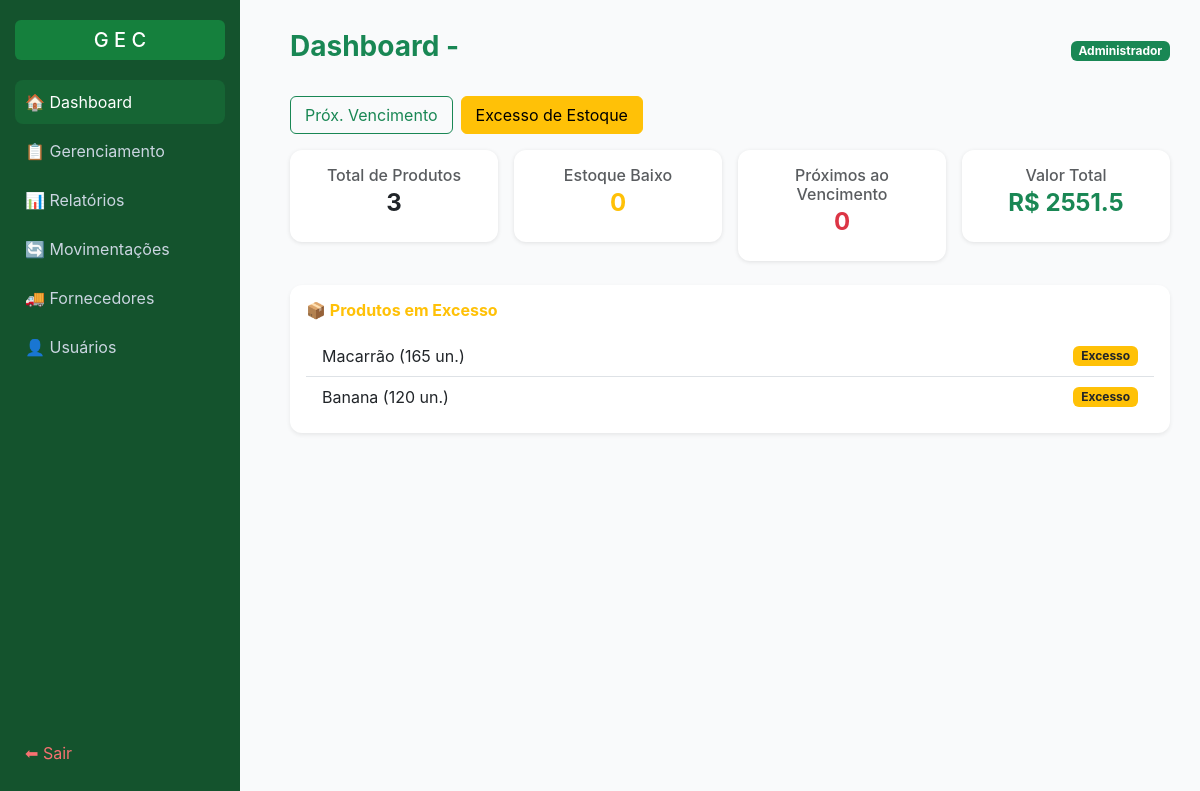
The page /home?view=excesso (signed in) on the database its author committed.
### tables this page shows
CREATE TABLE "estoque" (
    "id" INTEGER PRIMARY KEY AUTOINCREMENT,
    "produto_id" INTEGER NOT NULL,
    "quantidade" INTEGER DEFAULT 0,
	"atualizado_em" TIMESTAMP DEFAULT CURRENT_TIMESTAMP,
    FOREIGN KEY(produto_id) REFERENCES produtos(id)
);

CREATE TABLE "produtos" (
	"id"	INTEGER,
	"nome"	TEXT NOT NULL,
	"descricao"	TEXT,
	"codigo"	NUMERIC UNIQUE,
	"categoria"	TEXT,
	"preco"	REAL NOT NULL,
	"fornecedor_id"	INTEGER,
	"data_validade"	TEXT NOT NULL,
	"status_validade"	TEXT DEFAULT 'válido',
	"ativo"	INTEGER DEFAULT 1,
	PRIMARY KEY("id" AUTOINCREMENT),
	FOREIGN KEY("fornecedor_id") REFERENCES "fornecedores"("id")
);

### app.py (the view)
@app.route("/home", methods=["GET"])
@login_required
def home():
    atualizar_produtos()
    conn = conectar()
    cur = conn.cursor()
    total_produtos = cur.execute("""
        SELECT COUNT(*) FROM produtos WHERE ativo = 1
    """).fetchone()[0] or 0
    estoque_baixo = cur.execute("""
        SELECT p.nome, e.quantidade
        FROM estoque e
        LEFT JOIN produtos p ON e.produto_id = p.id
        WHERE e.quantidade <= 5 AND p.ativo = 1
        ORDER BY e.quantidade ASC
    """).fetchall()
    mais_vendidos = cur.execute("""
        SELECT p.nome, SUM(m.quantidade) AS total_vendido
        FROM movimentacoes m
        JOIN produtos p ON m.produto_id = p.id
        WHERE m.tipo = 'saida'
        GROUP BY p.id
        ORDER BY total_vendido DESC
        LIMIT 5
    """).fetchall()
    quase_vencidos = cur.execute("""
        SELECT COUNT(*)
        FROM produtos
        WHERE status_validade = 'próximo do vencimento' and ativo=1;
    """).fetchone()[0]
    valor_total = cur.execute("""
        SELECT SUM(p.preco * e.quantidade)
        FROM produtos p
        JOIN estoque e ON p.id = e.produto_id
        WHERE p.ativo = 1
    """).fetchone()[0] or 0
    modo = request.args.get("view", "venc")
    proximosVencimento = None
    excessos = None
    if modo == "venc":
        proximosVencimento = cur.execute("""
            SELECT nome, data_validade, (
                SELECT quantidade FROM estoque WHERE produto_id = produtos.id
            ) AS quantidade
            FROM produtos
            WHERE ativo = 1 AND status_validade = 'próximo do vencimento'
            ORDER BY data_validade ASC
            LIMIT 5
        """).fetchall()
    elif modo == "excesso":
        excessos = cur.execute("""
            SELECT p.id, p.nome, p.codigo, p.categoria, e.quantidade
            FROM estoque e
            LEFT JOIN produtos p ON e.produto_id = p.id
            WHERE e.quantidade >= 100 AND p.ativo = 1
            ORDER BY e.quantidade DESC
        """).fetchall()
    conn.close()
    return render_template(
        "inicio/home.html",
        total_produtos=total_produtos,
        estoque_baixo=estoque_baixo,
        proximosVencimento=proximosVencimento,
        excessos=excessos,
        modo=modo,
        quase_vencidos=quase_vencidos,
        valor_total=float(valor_total),
        mais_vendidos=mais_vendidos
    )

### app.py (called while the page is built)
def login_required(f):
    @wraps(f)
    def wrapper(*args, **kwargs):
        if not session.get("usuario"):
            flash("Faça login primeiro!")
            return redirect(url_for("login"))
        return f(*args, **kwargs)
    return wrapper

def atualizar_produtos():
    conn = conectar()
    cur = conn.cursor()
    from datetime import datetime, timedelta
    hoje = datetime.now().date()
    limite_alerta = hoje + timedelta(days=7)
    cur.execute("""
        UPDATE produtos
        SET status_validade = 'vencido'
        WHERE date(data_validade) < date(?) AND ativo=1
    """, (hoje,))
    cur.execute("""
        UPDATE produtos
        SET status_validade = 'próximo do vencimento'
        WHERE date(data_validade) BETWEEN date(?) AND date(?) AND ativo=1
    """, (hoje, limite_alerta))
    cur.execute("""
        UPDATE produtos
        SET status_validade = 'válido'
        WHERE date(data_validade) > date(?) AND ativo=1
    """, (limite_alerta,))
    conn.commit()
    conn.close()

### data/db.py (called while the page is built)
def conectar():
    return sqlite3.connect("data/estoque.db")

### templates/inicio/home.html (shortened to what this page needs)
<!DOCTYPE html>
<html lang="pt-BR">
<head>
  <link href="https://cdn.jsdelivr.net/npm/bootstrap@5.3.0/dist/css/bootstrap.min.css" rel="stylesheet">
</head>
<body>
 <div class="sidebar">
    <div>
      <h5>G E C</h5>
      <a href="{{ url_for('home') }}" class="active">🏠 Dashboard</a>
      <a href="{{ url_for('gerenciamento') }}">📋 Gerenciamento</a>
      <a href="{{ url_for('relatorios') }}">📊 Relatórios</a>
      <a href="{{ url_for('movimentacao') }}">🔄 Movimentações</a>
      {% if session.perfil == "admin" %}
      <a href="{{ url_for('listar_forn') }}">🚚 Fornecedores</a>
      <a href="{{ url_for('listar_usuarios') }}">👤 Usuários</a>
      {% endif %}
    </div>
    <div>
      <a href="{{ url_for('login') }}" class="logout" style="color: #f87171;">⬅ Sair</a>
    </div>
  </div>
  <div class="content">
    <div class="d-flex justify-content-between align-items-center mb-4">
      <h3 class="fw-bold text-success">Dashboard - {{ session.empresa }}</h3>
      {% if session.perfil == "admin" %}
        <span class="badge bg-success">Administrador</span>
      {% else %}
        <span class="badge bg-primary">Operador</span>
      {% endif %}
    </div>
    <div class="mb-3 d-flex gap-2">
      <a href="/home?view=venc" class="btn view-btn {% if modo == 'venc' %}btn-success{% else %}btn-outline-success{% endif %}">
        Próx. Vencimento
      </a>
      <a href="/home?view=excesso" class="btn view-btn {% if modo == 'excesso' %}btn-warning{% else %}btn-outline-warning{% endif %}">
        Excesso de Estoque
      </a>
    </div>
    <div class="row g-3 mb-4" id="cards">
      <div class="col-md-3">
        <div class="card p-3">
          <h6 class="text-muted mb-1">Total de Produtos</h6>
          <h4 class="fw-bold text-center">{{ total_produtos }}</h4>
        </div>
      </div>
      <div class="col-md-3">
        <div class="card p-3">
          <h6 class="text-muted mb-1">Estoque Baixo</h6>
          <h4 class="fw-bold text-warning text-center">{{ estoque_baixo|length }}</h4>
        </div>
      </div>
      <div class="col-md-3">
        <div class="card p-3">
          <h6 class="text-muted mb-1">Próximos ao Vencimento</h6>
          <h4 class="fw-bold text-danger text-center">{{ quase_vencidos }}</h4>
        </div>
      </div>
      <div class="col-md-3">
        <div class="card p-3">
          <h6 class="text-muted mb-1 text-center">Valor Total</h6>
          <h4 class="fw-bold text-success text-center">R$ {{ valor_total }}</h4>
        </div>
      </div>
    </div>
    {% if modo == 'excesso' %}
    <div class="card p-3 shadow-sm">
      <h6 class="section-title fw-bold text-warning mb-3">📦 Produtos em Excesso</h6>
      {% if excessos %}
      <ul class="list-group list-group-flush">
        {% for item in excessos %}
        <li class="list-group-item d-flex justify-content-between align-items-center">
          <div>{{ item[1] }} ({{ item[4] }} un.)</div>
          <span class="badge bg-warning text-dark">Excesso</span>
        </li>
        {% endfor %}
      </ul>
      {% else %}
      <p class="text-center text-muted my-3">Nenhum produto em excesso.</p>
      {% endif %}
    </div>
    {% endif %}
  </div>
</body>
</html>

### templates/inicio/home.html (style rules this page uses)
body { font-family: "Inter", sans-serif; background-color: #f9fafb; color: #1e293b; transition: background-color 0.3s, color 0.3s; }
.sidebar { height: 100vh; width: 240px; background-color: #14532d; color: #fff; position: fixed; top: 0; left: 0; padding: 20px 15px; display: flex; flex-direction: column; justify-content: space-between; }
.sidebar h5 { color: #fff; margin-bottom: 20px; text-align: center; background-color: #15803d; border-radius: 6px; padding: 8px 0; }
.sidebar a { display: block; color: #cbd5e1; text-decoration: none; padding: 10px; border-radius: 8px; margin-bottom: 5px; transition: 0.2s; }
.sidebar a:hover, .sidebar a.active { background-color: #166534; color: #fff; }
.logout { color: #f87171; }
.content { margin-left: 260px; padding: 30px; }
.card { border: none; border-radius: 12px; box-shadow: 0 1px 4px rgba(0,0,0,0.1); }
#cards { text-align: center; }
.view-btn { padding: 6px 14px; border-radius: 6px; }

### rows shown on the page
estoque: nome "Macarrão", quantidade "165"
estoque: nome "Banana", quantidade "120"

### other values the page prints
{{ total_produtos }} "3"
{{ estoque_baixo|length }} "0"
{{ quase_vencidos }} "0"
{{ valor_total }} "2551.5"
